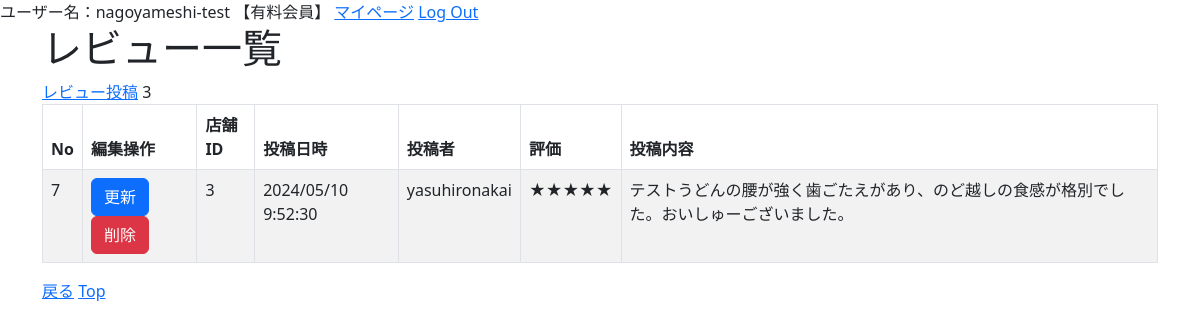
/main/reviewlist/3 (signed in), run on the app's committed database.
### accounts/models.py (models this page shows)
class CustomUser(AbstractUser):
    is_subscribed = models.BooleanField(default=False, verbose_name='有料会員')
    cord_number = models.CharField(max_length=200,verbose_name='カードNo',null=True,blank=True)
    date_of_expiry = models.CharField(max_length=200, verbose_name='有効期限',null=True,blank=True)
    security_key = models.CharField(max_length=200, verbose_name='セキュリティキー',null=True,blank=True)
    class Meta:
        verbose_name_plural = 'CustomUser'

### main/models.py (models this page shows, shortened)
class Review(models.Model):
    restaurantid =models.PositiveIntegerField(default=0)
    datetime = models.CharField(max_length=200)
    username = models.CharField(max_length=200)
    evaluation = models.CharField(max_length=10)
    postcontent = models.CharField(max_length=2000)

### main/views.py (the view)
# urls.py: path('main/reviewlist/<int:pk>',views.ReviewListView.as_view(), name="review_list"),
class ReviewListView(ListView):
    model = Review
    paginate_by = 5
    template_name = 'main/Review_List.html'
    def get_queryset(self):
        pk = self.kwargs['pk']
        if pk is None:
            pk = self.request.GET.get('restaurantid')
        queryset = Review.objects.filter( Q( restaurantid = pk))
        return queryset
    def get_context_data(self, **kwargs):
        restaurantid = self.kwargs['pk']
        context = super(ReviewListView, self).get_context_data(**kwargs)
        context.update({
            'restaurantid': restaurantid,
        })
        return context

### main/templates/main/Review_List.html (shortened to what this page needs)
{% extends "base.html" %}
{% block content %}
<h1>レビュー一覧</h1>
<a href="{% url 'review_create' %}?keyword={{ keyword }}&category={{ category }}&restaurantid={{ restaurantid }}">レビュー投稿</a>
<table class="table table-striped table-hover table-bordered">
    <thead>
        <tr>
            <th>No</th>
            <th>編集操作</th>
            <th>店舗ID</th>
            <th>投稿日時</th>
            <th>投稿者</th>
            <th>評価</th>
            <th>投稿内容</th>
        </tr>
    </thead>
    {% for Review in object_list %}
    <tr>
        <td>{{ Review.id }} </td>
        <td>
            <button class="btn btn-primary" onclick="location.href='{% url 'review_update' pk=Review.pk %}'">更新</button>
            <button class="btn btn-danger" onclick="location.href='{% url 'review_delete' pk=Review.pk %}'">削除</button>
        </td>
        <td>{{ Review.restaurantid }} </td>
        <td>{{ Review.datetime }} </td>
        <td>{{ Review.username }} </td>
        <td>{{ Review.evaluation }} </td>
        <td>{{ Review.postcontent }} </td>
    </tr>
    {% endfor %}
</table>
<a href="{% url 'restaurant_detail' restaurantid %}?keyword={{ keyword }}&category={{ category }}&restaurantid={{ restaurantid }}">戻る</a>
<a href="{% url 'top' %}">Top</a><br>
{% endblock %}

### main/templates/base.html (shortened to what this page needs)
<!DOCTYPE html>
<html lang="ja">
<head>
    <link href="https://cdn.jsdelivr.net/npm/bootstrap@5.3.0-alpha3/dist/css/bootstrap.min.css" rel="stylesheet">
</head>
<body>
    {% if user.is_authenticated %}
        <a>ユーザー名：{{ user.username }}</a>
        {% if user.is_subscribed %}
            <a>【有料会員】</a>
        {% else %}
            <a>【普通会員】</a>
        {% endif %}
        <a href="{% url 'mypage' %}">マイページ</a>
        <a href="{% url 'account_logout' %}">Log Out</a>
    {% else %}
        <a href="{% url 'account_login' %}">Log In</a>
        <a href="{% url 'account_signup' %}">Sign Up</a>
    {% endif %}
    <div class="container">
        {% block content %}{% endblock %}
    </div>
</body>
</html>

### data on the page
CustomUser: username "nagoyameshi-test"
Review: id "7", restaurantid "3", datetime "2024/05/10 9:52:30", username "yasuhironakai", evaluation "★★★★★", postcontent "テストうどんの腰が強く歯ごたえがあり、のど越しの食感が格別でした。おいしゅーございました。"
